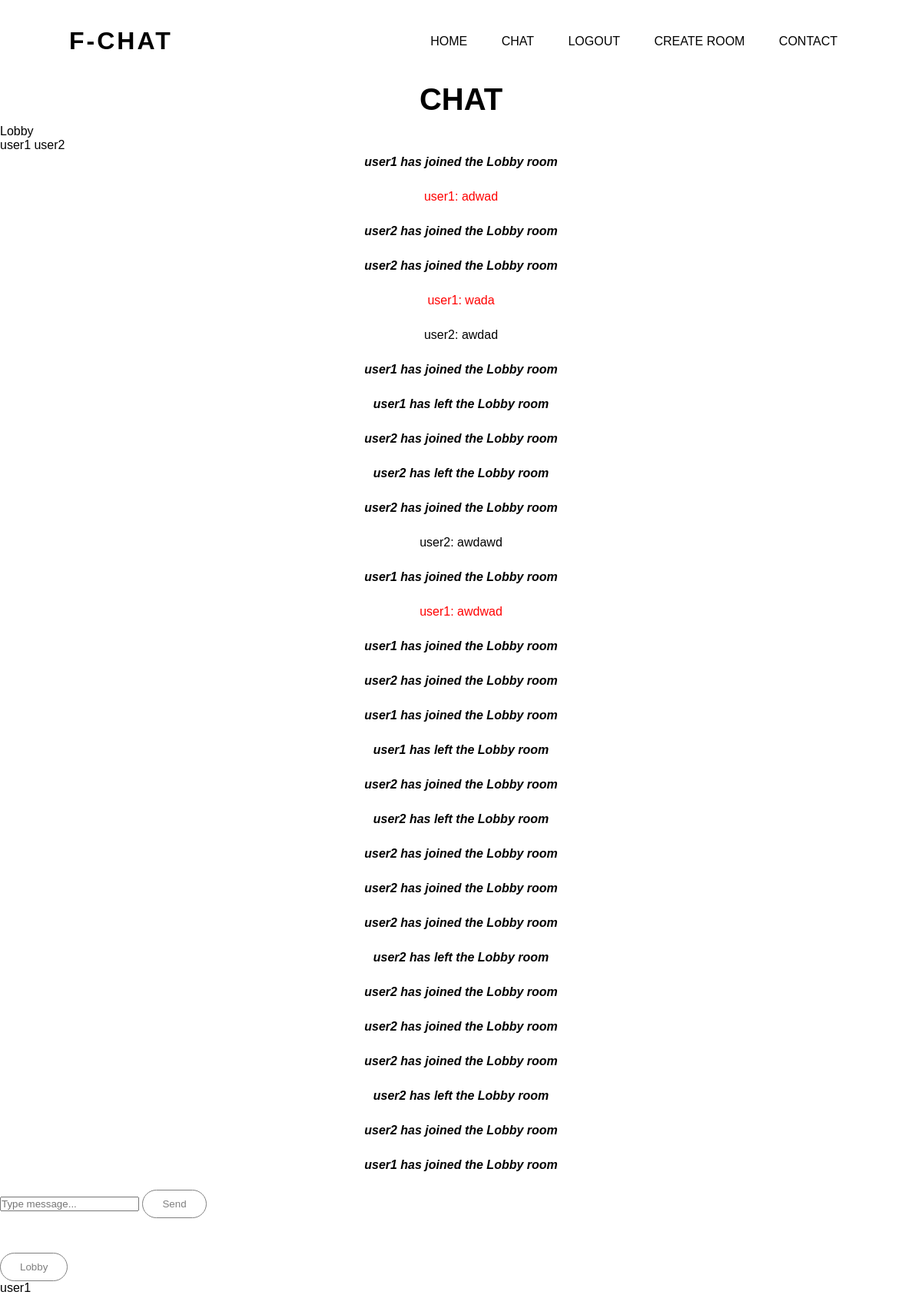
The page /chat (signed in) on the database its author committed.
### app/models.py (models this page shows)
class Room(db.Model):
    __tablename__ = "room"
    id = db.Column(db.Integer, primary_key=True)
    room_name = db.Column(db.String(100))
    owner = db.Column(db.String(80), db.ForeignKey('user.username'))
    messages = db.relationship('Message')

class User(db.Model, UserMixin):
    __tablename__ = "user"
    id = db.Column(db.Integer, primary_key=True)
    username = db.Column(db.String(80))
    email = db.Column(db.String(100))
    password = db.Column(db.String(200))
    authored_messages = db.relationship('Message')
    owned_rooms = db.relationship('Room')
    rooms = db.relationship('Room', secondary=room_members, backref=db.backref('members', lazy='dynamic'))

class Message(db.Model):
    __tablename__ = "message"
    id = db.Column(db.Integer, primary_key=True)
    room_id = db.Column(db.Integer, db.ForeignKey('room.id'))
    author = db.Column(db.String(80), db.ForeignKey('user.username'))
    content = db.Column(db.String(500))
    receivers = db.relationship('User', secondary=message_receivers, backref=db.backref('messages', lazy='dynamic'))
    is_system_message = db.Column(db.Boolean, default=False)

### app/views.py (the view)
@views.route("/chat", methods=["GET", "POST"])
def chat():
    lobby_room = Room.query.filter_by(room_name="Lobby").first()
    if not lobby_room:
        lobby_room = Room(room_name="Lobby")
        db.session.add(lobby_room)
        for user in User.query.all():
            lobby_room.members.append(user)
        db.session.commit()
    elif current_user not in lobby_room.members:
        lobby_room.members.append(current_user)
        db.session.commit()
    elif len(lobby_room.messages) >= 100:
        db.session.delete(lobby_room.messages[0])
        db.session.commit()
    return render_template("chat.html", user=current_user, rooms=current_user.rooms, current_room=Room.query.filter_by(room_name=session["current_room"]).first())

### app/__init__.py (called while the page is built)
def create_app():
    app.config["SECRET_KEY"] = "secret!"
    app.config["SESSION_TYPE"] = "filesystem"
    app.config["SQLALCHEMY_DATABASE_URI"] = f"sqlite:///{DB_NAME}"
    login_manager = LoginManager()
    login_manager.init_app(app)
    Session(app)
    @login_manager.user_loader
    def load_user(id):
        return User.query.get(int(id))
    db.init_app(app)
    from .application import socketio
    from .views import views
    from .auth import auth
    app.register_blueprint(views, url_prefix="/")
    app.register_blueprint(auth, url_prefix="/")
    create_database(app)
    return socketio, app

### app/templates/chat.html (shortened to what this page needs)
{% extends "base.html" %} {% block title %} Chat {% endblock %}
{% from 'field-macro.html' import displayField %}
{% block content %}
<h1 class="chat-heading">Chat</h1>
<head>
</head>
<div class="container">
        <div style="color: black;" id="current_room">{{current_room.room_name}}</div>
        <div style="color: black;" id="display-room-user">
            {% for member in current_room.members %}
                {{member.username}}
            {% endfor %}
        </div>
        <div style="color: black;" id="display-message-section">
            {% for message in current_room.messages %}
                {% if message in user.messages %}
                    {% if message.is_system_message %}
                        <p><i><b>{{ message.content }}</b></i></p>
                    {% else %}
                        {% if message.author == user.username %}
                            <p style="color: red;">{{ message.author }}: {{ message.content }}</p>
                        {% else %}
                            <p>{{ message.author }}: {{ message.content }}</p>
                        {% endif %}
                    {% endif %}
                {% endif %}
            {% endfor %}
        </div>
        <div id="input-area">
            <input type="text" id="user_message" placeholder="Type message..." autocomplete="off">
            <button class="send-button" type="button" id="send_message">Send</button>
        </div>
        <div id="room-section">
            <p style="color: white;" >Rooms</p>
            {% for room in rooms %}
                {% if room.owner == user.username %}
                    <button style="color: red;" class="select-room" type="button">{{room.room_name}}</button>
                    <button onclick="deleteRoom('{{room.room_name}}')">X</button>
                {% else %}
                    <button class="select-room" type="button">{{room.room_name}}</button>
                {% endif %}
            {% endfor %}
        </div>
        <div style="color: black;" id="get-username">{{user.username}}</div>
</div>
{% endblock %}

### app/templates/base.html (shortened to what this page needs)
<!DOCTYPE html>
<html lang="en">
    <head>
        <link rel="stylesheet" href="../static/css/style.css">
        <link rel="stylesheet" href="../static/css/all.min.css">
    </head>
    <body>
        <div class="hero">
            <div class="navbar">
                <h1 class="logo">F-CHAT</h1>
                <ul id="nav-links">
                    <li><a href="/">Home</a></li>
                    {% if user.is_authenticated%}
                          <li><a href="/chat">Chat</a></li>
                          <li><a href="/logout">Logout</a></li>
                          <li><a href="/create-room">Create room</a></li>
                    {% else %}
                        <li><a href="/login">Login</a></li>
                        <li><a href="/sign-up">Sign up</a></li>
                    {% endif %}
                    <li><a href="#">Contact</a></li>
                </ul>
            </div>
            <div class="content">
                {% block content %} {% endblock %}
            </div>
        </div>
    </body>
</html>

### app/static/css/style.css (style rules this page uses)
* { margin: 0; padding: 0; font-family: sans-serif; }
.hero { width: 100%; height: 100vh; }
.navbar { width: 85%; margin: auto; padding: 35px 0; display: flex; align-items: center; justify-content: space-between; }
.navbar ul li { list-style: none; display: inline-block; margin: 0 20px; position: relative; }
.navbar ul li a { text-decoration: none; color: black; text-transform: uppercase; }
.navbar ul li::after { content: ''; height: 3px; width: 0; background: rgba(255, 200, 100); position: absolute; left: 0; bottom: -10px; transition: 0.5s; }
.logo { color: black; letter-spacing: 3px; cursor: pointer; }
.content h1 { font-size: 40px; text-align: center; text-transform: uppercase; padding-bottom: 10px; }
.content p { margin-bottom: 20px; font-weight: 100; line-height: 25px; text-align: center; }
button { margin-right: 20px; color: rgba(128,128,128); padding: 10px 25px; background: transparent; border: 1px solid; border-radius: 20px; outline: none; cursor: pointer; transition: 0.5s; }

### rows shown on the page
Room: room_name "Lobby"
User: username "user1"
User: username "user2"
Message: content "user1 has joined the Lobby room"
Message: author "user1", content "adwad"
Message: content "user2 has joined the Lobby room"
Message: content "user2 has joined the Lobby room"
Message: author "user1", content "wada"
Message: author "user2", content "awdad"
Message: content "user1 has joined the Lobby room"
Message: content "user1 has left the Lobby room"
Message: content "user2 has joined the Lobby room"
Message: content "user2 has left the Lobby room"
Message: content "user2 has joined the Lobby room"
Message: author "user2", content "awdawd"
Message: content "user1 has joined the Lobby room"
Message: author "user1", content "awdwad"
Message: content "user1 has joined the Lobby room"
Message: content "user2 has joined the Lobby room"
Message: content "user1 has joined the Lobby room"
Message: content "user1 has left the Lobby room"
Message: content "user2 has joined the Lobby room"
Message: content "user2 has left the Lobby room"
Message: content "user2 has joined the Lobby room"
Message: content "user2 has joined the Lobby room"
Message: content "user2 has joined the Lobby room"
Message: content "user2 has left the Lobby room"
Message: content "user2 has joined the Lobby room"
Message: content "user2 has joined the Lobby room"
Message: content "user2 has joined the Lobby room"
Message: content "user2 has left the Lobby room"
Message: content "user2 has joined the Lobby room"
Message: content "user1 has joined the Lobby room"
